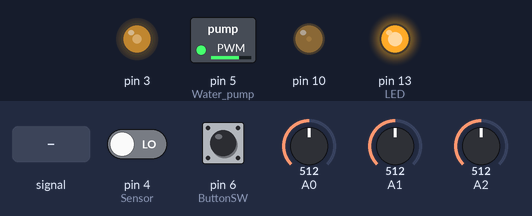
The sketch below on a simulated Arduino Uno, built with avr-gcc and run on an emulated ATmega328P. Parts: switched loads named in the sketch (green lamp = pin HIGH), output pins drawn as LEDs (lit = HIGH). Inputs (shaded band) come from the test bench; at power-on: A2 = 512, A0 = 512, pin 6 (ButtonSW) HIGH, pin 4 (Sensor) LOW, A1 = 512.

Above: at 1.3 s.
1.4 s: A2 fed a 200 Hz sine of ±255 counts around its level
4.4 s: A2 set to 122
At 5.0 s:
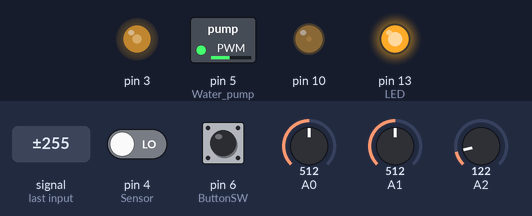
5.9 s: A0 set to 0
At 6.08 s:
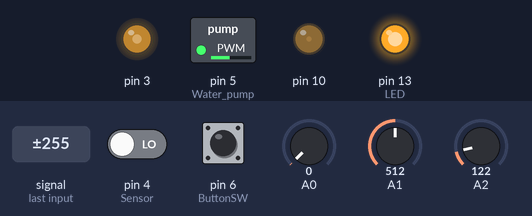
7.7 s: A0 set to 1023
At 7.88 s:
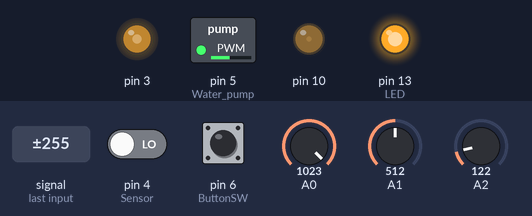
9.8 s: pin 6 (ButtonSW) pulsed LOW 5 times (0.12 s each, 0.3 s apart)
Timing chart, 0 to 12.8 s (numbered marks = the images above; inputs shaded):
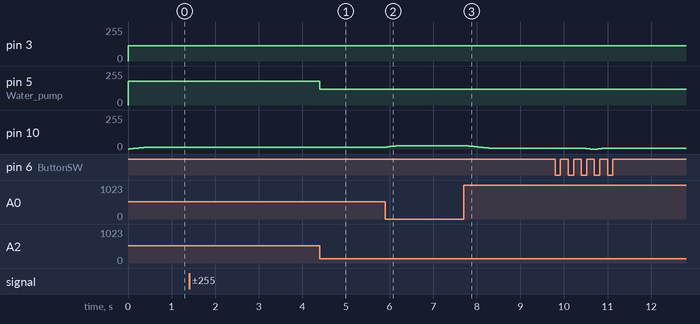

The sketch:

JF_TimeFountain_V1_0.ino
```cpp
//jolliFactory - JF Time Fountain V1.0
//Please visit our instructable at https://www.instructables.com/id/JF-Time-Fountain/ for more detail


#include <PWM.h>                  // PWM Frequency library available at https://code.google.com/archive/p/arduino-pwm-frequency-library/downloads

//#define DEBUG
//uncomment to check serial monitor and see LED heartbeat
//Tactile Switch needs to be pressed longer in debug mode to change mode

#define BASE_FREQ 45
#define MIN_FREQUENCY_OFFSET -8.0
#define MAX_FREQUENCY_OFFSET 8.0
#define MIN_BRIGHTNESS 2
#define MAX_BRIGHTNESS 10.0
#define NumofModes 4              // Number of Operational modes

const byte SValve = 3;            // pin for Solenoid Valve
const byte Sensor = 4;            // pin for photoelectric sensor
const byte Water_pump = 5;        // pin for Water pump control
const byte ButtonSW = 6;          // pin for mode selection button
const byte LED_strip = 10;        // pin for LED strip control
const byte LED = 13;              // pin for on-board LED

boolean led_on = true;
boolean mode_changed = true;
boolean increaseFrequency_led = true;

byte mode = 1; //toggle with button SW
//mode 1 = normal mode (power on)
//mode 2 = demo mode
//mode 3 = levitation mode
//mode 4 = light off mode

byte buttonState = 0;
byte lastButtonState = 0;
byte val_Sensor = 0;

float frequency_offset = 0.1;
float duty_sValve = 18;
float frequency_sValve = BASE_FREQ;
float duty_led = 7;
float frequency_led = frequency_sValve+frequency_offset;
float totalcount = 0;

int lastBrightnessValue = 0;
int pumpIntensity = 0;


//**********************************************************************************************************************************************************
void setup()
{
  Serial.begin(9600);

  pinMode(LED, OUTPUT);             // Heart Beat LED
  pinMode(ButtonSW, INPUT_PULLUP);  // Mode button
  pinMode(Water_pump, OUTPUT);      // Water_pump
  pinMode(Sensor, INPUT);           // Sensor

  //initialize all timers except for 0, to save time keeping functions
  InitTimersSafe();

  //sets the frequency for the specified pin
  bool success = SetPinFrequencySafe(LED_strip, frequency_led);

  bool success2 = SetPinFrequencySafe(SValve, frequency_sValve);

  //if the pin frequency was set successfully, turn LED on
  if(success and success2)
    digitalWrite(LED, HIGH);
}


//**********************************************************************************************************************************************************
void loop()
{
  if (mode_changed == true)
  {
    if (mode == 1)  //normal mode
    {
      frequency_sValve = BASE_FREQ;
      sValve_on();
      led_on = true;
    }
    else if (mode == 2)  // demo mode
    {
      //frequency_led shall change in main loop
    }
    else if (mode == 3)  // levitation mode
    {
      frequency_led = BASE_FREQ;
    }
    else if (mode == 4)  // Light off but water pump is still on
    {
      led_on = false;
    }

    mode_changed = false;
  }


// *******************************************************************************
  pumpIntensity = map(analogRead(A2), 0, 1023, 100, 255);
  waterPump_on();


// *******************************************************************************
  val_Sensor = digitalRead(Sensor);     // read the sensor pin

  if (mode == 1)
  {
    if (val_Sensor == 1)  // sensor unblocked
    {
      frequency_offset = -(MAX_FREQUENCY_OFFSET-MIN_FREQUENCY_OFFSET)/1023L*analogRead(A1)+MAX_FREQUENCY_OFFSET;
      totalcount = 0;
    }
    else //sensor blocked
    {
      totalcount = totalcount + 0.001;

      frequency_offset = -(MAX_FREQUENCY_OFFSET-MIN_FREQUENCY_OFFSET)/1023L*analogRead(A1)+MAX_FREQUENCY_OFFSET + totalcount;

      if (frequency_offset < MIN_FREQUENCY_OFFSET)
        frequency_offset = MIN_FREQUENCY_OFFSET;

      if (frequency_offset > MAX_FREQUENCY_OFFSET)
        frequency_offset = MAX_FREQUENCY_OFFSET;
    }
  }
  else
    frequency_offset = -(MAX_FREQUENCY_OFFSET-MIN_FREQUENCY_OFFSET)/1023L*analogRead(A1)+MAX_FREQUENCY_OFFSET;


// *******************************************************************************
  if (led_on == true)
  {
    duty_led = -(MAX_BRIGHTNESS-MIN_BRIGHTNESS)/1023L*analogRead(A0)+MAX_BRIGHTNESS;

    if (mode == 2)   // demo mode
    {
      if (frequency_led <= (BASE_FREQ + MIN_FREQUENCY_OFFSET) + 2)
      {
        increaseFrequency_led = true;
        totalcount = 0;
      }
      else if (frequency_led >= (BASE_FREQ + MAX_FREQUENCY_OFFSET) - 2)
      {
        increaseFrequency_led = false;
        totalcount = 0;
      }
      else if ((frequency_led > (BASE_FREQ - 1)) and (frequency_led < (BASE_FREQ + 1)))  // Slow down when frequency of LED is near to Base Frequency - water droplets about to levitate
      {
        delay(360);
      }

      totalcount = totalcount + 0.001;

      if (increaseFrequency_led == true)
        frequency_led += totalcount;
      else
        frequency_led -= totalcount;

      delay(120);
    }
    else if (mode == 1)
      frequency_led = frequency_sValve+frequency_offset;


    SetPinFrequencySafe(LED_strip, frequency_led);


    if (lastBrightnessValue < round(duty_led*255/100))  //previously dimmer - gradually bright it
    {
      for (int i=lastBrightnessValue; i<round(duty_led*255/100); i++)
      {
        pwmWrite(LED_strip, i);
        delay(30);
      }
    }
    else if (lastBrightnessValue > round(duty_led*255/100)) //previously brighter - gradually dim it
    {
      for (int i=lastBrightnessValue; i>round(duty_led*255/100); i--)
      {
        pwmWrite(LED_strip, i);
        delay(30);
      }
    }
    else  //no change in brightness
      pwmWrite(LED_strip, round(duty_led*255/100));

    lastBrightnessValue = round(duty_led*255/100);
  }
  else
  {
    //gradually dim off
    for (int i=round(duty_led*255/100); i>0; i--)
    {
      pwmWrite(LED_strip, i);
      delay(30);
    }

    duty_led = 0;
    pwmWrite(LED_strip, 0);
    lastBrightnessValue = 0;
  }


// *******************************************************************************
  #ifdef DEBUG
    //Heatbeat on-board LED
    digitalWrite(LED, HIGH);
    delay(300);
    digitalWrite(LED, LOW);
    delay(300);
    digitalWrite(LED, HIGH);
    delay(200);
    digitalWrite(LED, LOW);
    delay(1200);


    //serial print current parameters
    Serial.print("Mode: ");
    Serial.print(mode);
    Serial.print("  Frequency Offset: ");
    Serial.print(frequency_offset);
    Serial.print("  Force: ");
    Serial.print(duty_sValve);
    Serial.print("  Freq Valve: ");
    Serial.print(frequency_sValve);
    Serial.print("  Freq LED: ");
    Serial.print(frequency_led);
    Serial.print("  Brightness: ");
    Serial.println(duty_led);
  #endif


// *******************************************************************************
  // read the button SW
  buttonState = digitalRead(ButtonSW);

  // compare the buttonState to its previous state
  if (buttonState != lastButtonState)
  {
    // if the state has changed, increment the mode count
    if (buttonState == LOW)
    {
      mode++;

      if (mode > NumofModes)
        mode = 1; //rotary menu

      mode_changed = true ;
    }

    // delay a little bit for button debouncing
    delay(50);
  }

  lastButtonState = buttonState;
}


//**********************************************************************************************************************************************************
void sValve_on()
{
  pwmWrite(SValve, 115);
}


//**********************************************************************************************************************************************************
void sValve_off()
{
  pwmWrite(SValve, 0);
}


//**********************************************************************************************************************************************************
void waterPump_on()
{
  analogWrite(Water_pump,pumpIntensity);
}


//**********************************************************************************************************************************************************
void waterPump_off()
{
  analogWrite(Water_pump,0);
}
```

Measured:
- after the input at 4.4 s, pin 5 (Water_pump): 177/255 → 118/255 at once
- after the input at 5.9 s, pin 10: moves from 15/255 to 26/255 over 0.30 s, starting at once
- after the input at 7.7 s, pin 10: moves from 26/255 to 5/255 over 0.60 s, starting at once
